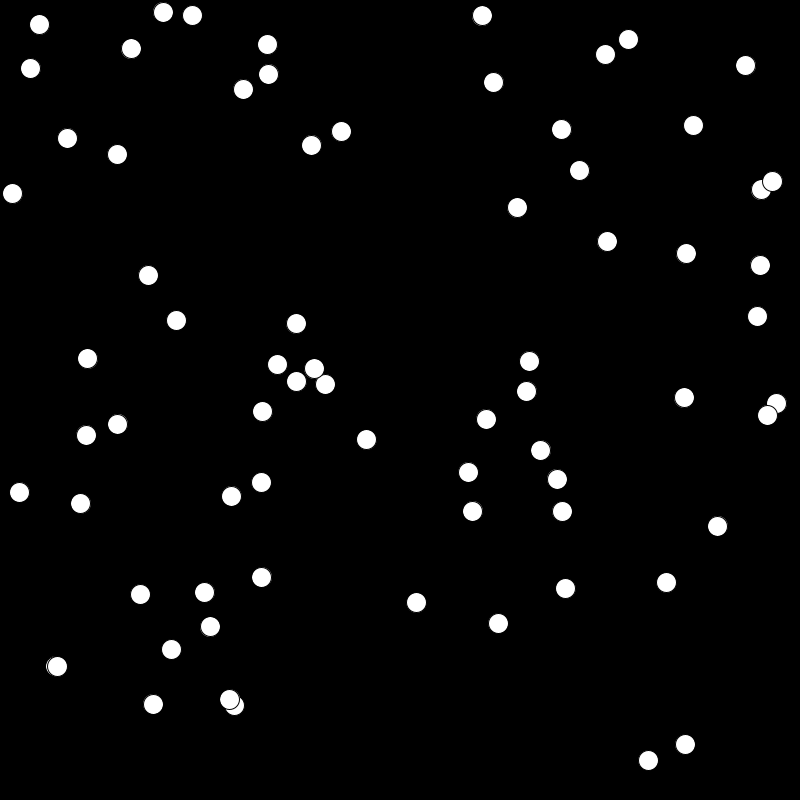
Frame 1 (no input)
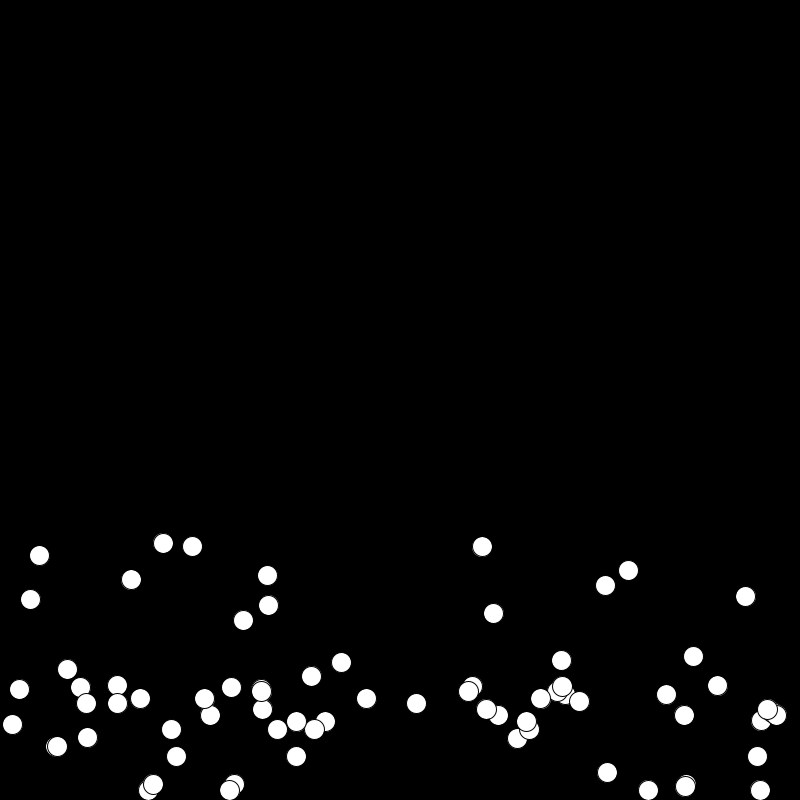
Frame 60 (the mouse pressed at the canvas centre just before this capture)
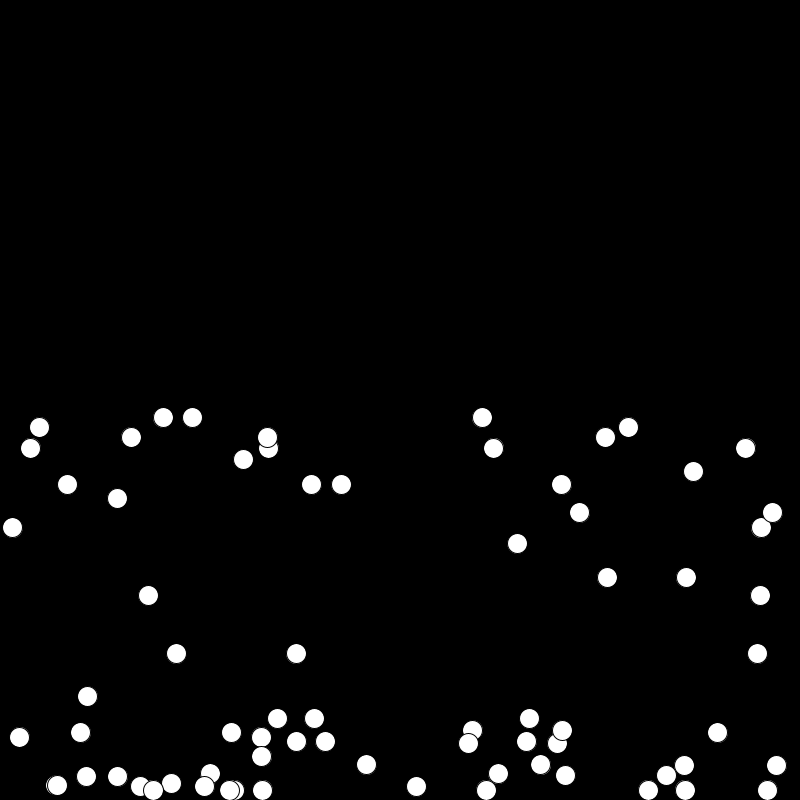
Frame 120 (the mouse held since frame 60 and released just before this capture)

The Processing sketch that drew these frames (run headless with seeded random() and noise(); from frame 60 on, the mouse is pressed at the canvas centre):

// Processing sketch: hoppebolde_mange
// ── hoppebolde_mange.pde
int antalBolde = 72;
float gravity = 0.3;
float friction = -0.7;
Bold[] bolde = new Bold[antalBolde];


void setup() {
  size(800, 800);

  for (int i = 0; i < antalBolde; i++) {
    bolde[i] = new Bold(random(width), random(height), 20, i, bolde, 5, gravity, friction);
  }
}

void draw() {
  background(0);

  for(Bold bold : bolde){
    bold.display();
    bold.move();
    bold.collide();
    bold.collideWall();
  }


}

// ── bold.pde
class Bold {

  PVector pos;
  float size;
  float velX, velY;
  float acc;
  float gravity;
  float friction;
  float id;
  Bold[] andreBolde;

  Bold(float tempX, float tempY, float tempDia, float tempId, Bold[] tempBolde, float tempAcc, float tempGravity, float tempFriction) {
    pos = new PVector(tempX, tempY);
    size = tempDia;
    velX = 0;
    velY = 0;
    acc = tempAcc;
    gravity = tempGravity;
    id = tempId;
    andreBolde = tempBolde;
    friction = tempFriction;
  } 

  void move() {
    velY += gravity;
    pos.x += velX;
    pos.y += velY;
  }

  void collideWall() {
    if (pos.x + size/2 > width) {
      pos.x = width - size/2;
      velX *= friction; 
    } else if (pos.x - size/2 < 0) {
      pos.x = size/2;
      velX *= friction;
    }
    
    if (pos.y + size/2 > height) {
      pos.y = height - size/2;
      velY *= friction; 
    } else if (pos.y - size/2 < 0) {
      pos.y = size/2;
      velY *= friction;
    }
  }

  void collide() {
  }



  void display() {
    ellipse(pos.x, pos.y, size, size);
  }
}
